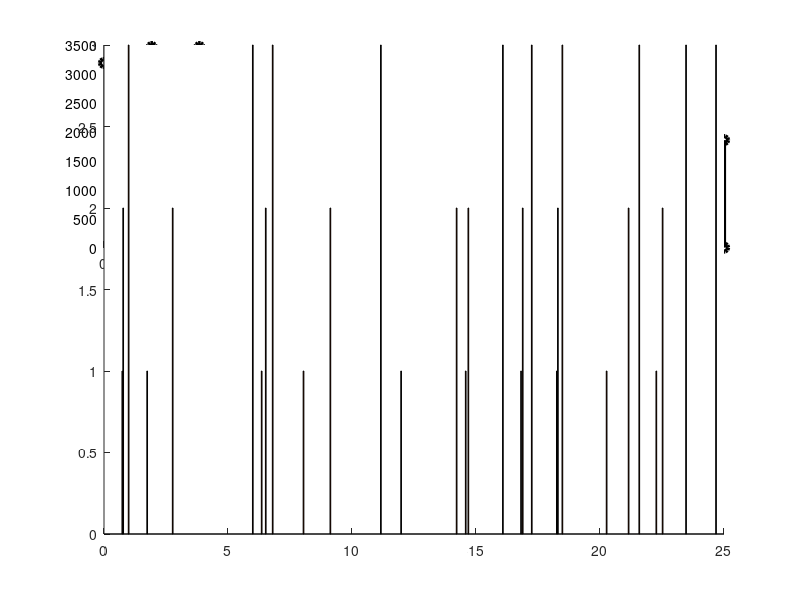

The MATLAB source for this figure: (Note: this script raises an error after producing the figure.)
clear all;
close all;
% %%%% frame/segment 100, file size for seg0: lay0-97KB, lay1-691KB, lay2-708KB
% %%% fps is 25, 4 seconds per segment
% l1=[1 1 1 1 1];
% l2=[1 1 1 1 1];
% threshold1=[208.604 208.604 208.604 208.604 208.604 208.604 208.604 208.604 208.604 208.604];
% threshold2=[596.307 596.307 596.307 596.307 596.307 596.307 596.307 596.307 596.307 596.307];
% time_slot = 0:2:20;
% 
% %% calculate the selected layer for speed 200KB/s
% bd_200 = [200 204.499 349.135 106.823 267.960];%
% layer_200=[2 2 3 2 3];%0:1 16:2 32:3
% z_200=[l1' (layer_200-l1)' l1']
% %% plot figure1
% figure(1);
% 
% stackedbar = @(x, A) bar(x, A, 0.3,'stack');
% 
% prettyline = @(x, y) plot(x, y, 'k-o', 'LineWidth', 1);
% 
% [hAxes,hBar,hLine] = plotyy(time_slot,z_200,time_slot,bd_200,stackedbar,prettyline);
% set(hAxes,'XTick',time_slot); % Change x-axis ticks
% set(hAxes,'XTickLabel',time_slot); % Change x-axis ticks labels to desired values.
% set(hAxes,'NextPlot','add');
% plot(hAxes(2),time_slot,threshold1,'b-.o');
% axis(hAxes(2),[-2 18 0 500]);
% axis(hAxes(1),[-2 18 0 5]);
% 
% colormap summer;
% title('Layer selection, network speed from 200KB/s to 400KB/s');
% xlabel('Time (s)');
% ylabel(hAxes(1),'Layer ID');
% ylabel(hAxes(2), 'Bandwidth (KB/s)');
% legend(hAxes(1),'layer1','layer2','layer3');
% legend(hAxes(2),'Estimate Bandwidth','Switch threshold','Real Bandwidth');

%%

figure;
subplot(2,1,1);
hold on
%choose level to upload
y_1=[1 2 3 1 2 3 1 2 3 1 2 3 1 2 1 2 3 1 2 3 1 2 3 1 2 3 1 2 3 3];
%times of upload
x_1= [0.738389 0.773428 0.993158 1.740715 2.770017 6.000350 6.357782 6.522506 6.801895 8.044888 9.127642 11.164554 11.980218 14.218856 14.585642 14.691321 16.084316 16.816483 16.88429 17.248506 18.259713 18.302068 18.482647 20.267004 21.153195 21.583503 22.271042 22.524382 23.469982 24.678630]; 
%simulated bandwith values
y_3=[3189 3464 1740 3258 3201 1945 1522 3301 1657 3372 3325 3171 1857 0];
stackedbar = @(x, A) bar(x, A,'stack');
prettyline = @(x, y) stairs(x, y, 'k-o', 'LineWidth', 3,'Color','k');

time_slot_2=0:2:26;

[hAxes,hBar,hLine]=plotyy(time_slot_2,y_3,x_1,y_1, prettyline, stackedbar);
set(hAxes,'XTick',time_slot_2); % Change x-axis ticks
layer_id=[0 1 2 3 4 5];
bw=0:500:4000;
set(hAxes(2),'Ytick',layer_id);   %CHANGED
set(hAxes(1),'Ytick',bw);         % CHANGED
colormap summer;

line([0 26],[3101 3101],'LineStyle','--','Linewidth',2,'Color','b');
line([0 26],[1470 1470],'LineStyle','--','Linewidth',2,'Color','c');
line([0 26],[198 198],'LineStyle','--','Linewidth',2,'Color','g');

title('Layer selection, network speed from 200Kb/s to 3500Kb/s');
xlabel('Time (s)');
ylabel(hAxes(2),'Layer ID');    %cHANGED
ylabel(hAxes(1), 'Bandwidth (Kb/s)');   %CHANGED
legend(hAxes(2),'Layer ID','Simulated Bandwidth','Threshold Layer 3','Threshold Layer 2','Threshold Layer 1');
grid minor
hold off


%%
subplot(2,1,2);
%upload times
x_4= [0 0.738389 0.773428 0.993158 1.740715 2.770017 6.000350 6.357782 6.522506 6.801895 8.044888 9.127642 11.164554 11.980218 14.218856 14.585642 14.691321 16.084316 16.816483 16.88429 17.248506 18.259713 18.302068 18.482647 20.267004 21.153195 21.583503 22.271042 22.524382 23.469982 24.678630]; 
%estimated values of BW
y_4=[0 4632.71 10724.2616 4097.7056 14469.2539 5014.1115 2138.0898 582.5181 9219.9493 4530.1745 14463.3484 4518.008 2914.9546 882.5236 2511.3041 506.1794 6339.3299 3998.8371 160.5203 4117.9369 6055.1216 3083.3362 9126.2053 5822.2439 15628.2918 4879.1805 3117.6582 13536.657 6540.8239 4490.5654 10296.7655];
hold on
threshold_values=[0 198 1470 3101];
time_slot_3=[0:2:26]

stairs(time_slot_3,y_3,'Linewidth',2,'Color',[1 0 0]);
stairs(x_4,y_4,'Color','k','Linewidth',2);

line([0 26],[3101 3101],'LineStyle','--','Linewidth',2,'Color','b');
line([0 26],[1470 1470],'LineStyle','--','Linewidth',2,'Color','c');
line([0 26],[198 198],'LineStyle','--','Linewidth',2,'Color','g');

title('Bandwidth estimation, network speed from 200Kb/s to 3500Kb/s');
xlabel('Time (s)');
ylabel('Bandwidth (Kb/s)');
legend('Simulated Bandwidth','Estimated Bandwidth','Threshold Layer 3','Threshold Layer 2','Threshold Layer 1');

%%















